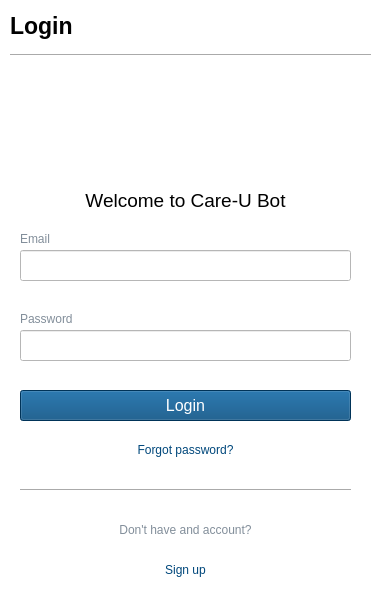
<?xml version="1.0" encoding="UTF-8"?>
<ui version="4.0">
 <class>Dialog</class>
 <widget class="QDialog" name="Dialog">
  <property name="geometry">
   <rect>
    <x>0</x>
    <y>0</y>
    <width>375</width>
    <height>604</height>
   </rect>
  </property>
  <property name="windowTitle">
   <string>Login</string>
  </property>
  <property name="styleSheet">
   <string notr="true">background-color: rgb(255, 255, 255);</string>
  </property>
  <widget class="QLabel" name="lb_title">
   <property name="geometry">
    <rect>
     <x>10</x>
     <y>0</y>
     <width>371</width>
     <height>51</height>
    </rect>
   </property>
   <property name="font">
    <font>
     <pointsize>17</pointsize>
     <weight>75</weight>
     <bold>true</bold>
    </font>
   </property>
   <property name="text">
    <string>Login</string>
   </property>
  </widget>
  <widget class="QPushButton" name="bt_close">
   <property name="geometry">
    <rect>
     <x>340</x>
     <y>10</y>
     <width>31</width>
     <height>31</height>
    </rect>
   </property>
   <property name="text">
    <string/>
   </property>
   <property name="flat">
    <bool>true</bool>
   </property>
  </widget>
  <widget class="QLabel" name="label_2">
   <property name="geometry">
    <rect>
     <x>0</x>
     <y>180</y>
     <width>371</width>
     <height>41</height>
    </rect>
   </property>
   <property name="font">
    <font>
     <pointsize>14</pointsize>
    </font>
   </property>
   <property name="text">
    <string>Welcome to Care-U Bot</string>
   </property>
   <property name="alignment">
    <set>Qt::AlignCenter</set>
   </property>
  </widget>
  <widget class="QLabel" name="label_3">
   <property name="geometry">
    <rect>
     <x>20</x>
     <y>230</y>
     <width>331</width>
     <height>17</height>
    </rect>
   </property>
   <property name="styleSheet">
    <string notr="true">color: #828E9A;</string>
   </property>
   <property name="text">
    <string>Email</string>
   </property>
  </widget>
  <widget class="QLineEdit" name="lineEdit">
   <property name="geometry">
    <rect>
     <x>20</x>
     <y>250</y>
     <width>331</width>
     <height>31</height>
    </rect>
   </property>
  </widget>
  <widget class="QLineEdit" name="lineEdit_2">
   <property name="geometry">
    <rect>
     <x>20</x>
     <y>330</y>
     <width>331</width>
     <height>31</height>
    </rect>
   </property>
   <property name="echoMode">
    <enum>QLineEdit::Password</enum>
   </property>
  </widget>
  <widget class="QLabel" name="label_4">
   <property name="geometry">
    <rect>
     <x>20</x>
     <y>310</y>
     <width>331</width>
     <height>17</height>
    </rect>
   </property>
   <property name="styleSheet">
    <string notr="true">color: #828E9A;</string>
   </property>
   <property name="text">
    <string>Password</string>
   </property>
  </widget>
  <widget class="QPushButton" name="bt_login">
   <property name="geometry">
    <rect>
     <x>20</x>
     <y>390</y>
     <width>331</width>
     <height>31</height>
    </rect>
   </property>
   <property name="font">
    <font>
     <pointsize>12</pointsize>
    </font>
   </property>
   <property name="styleSheet">
    <string notr="true">background: #00477B;
color: #FFF;</string>
   </property>
   <property name="text">
    <string>Login</string>
   </property>
  </widget>
  <widget class="QLabel" name="label_5">
   <property name="geometry">
    <rect>
     <x>20</x>
     <y>440</y>
     <width>331</width>
     <height>20</height>
    </rect>
   </property>
   <property name="cursor">
    <cursorShape>PointingHandCursor</cursorShape>
   </property>
   <property name="styleSheet">
    <string notr="true">color: #00477B;
</string>
   </property>
   <property name="text">
    <string>Forgot password?</string>
   </property>
   <property name="alignment">
    <set>Qt::AlignCenter</set>
   </property>
  </widget>
  <widget class="Line" name="line">
   <property name="geometry">
    <rect>
     <x>20</x>
     <y>480</y>
     <width>331</width>
     <height>20</height>
    </rect>
   </property>
   <property name="orientation">
    <enum>Qt::Horizontal</enum>
   </property>
  </widget>
  <widget class="QLabel" name="label_6">
   <property name="geometry">
    <rect>
     <x>20</x>
     <y>520</y>
     <width>331</width>
     <height>20</height>
    </rect>
   </property>
   <property name="styleSheet">
    <string notr="true">color: #828E9A;</string>
   </property>
   <property name="text">
    <string>Don't have and account?</string>
   </property>
   <property name="alignment">
    <set>Qt::AlignCenter</set>
   </property>
  </widget>
  <widget class="QLabel" name="label_7">
   <property name="geometry">
    <rect>
     <x>20</x>
     <y>560</y>
     <width>331</width>
     <height>20</height>
    </rect>
   </property>
   <property name="cursor">
    <cursorShape>PointingHandCursor</cursorShape>
   </property>
   <property name="styleSheet">
    <string notr="true">color: #00477B;
</string>
   </property>
   <property name="text">
    <string>Sign up</string>
   </property>
   <property name="alignment">
    <set>Qt::AlignCenter</set>
   </property>
  </widget>
  <widget class="QLabel" name="lb_bot_icon">
   <property name="geometry">
    <rect>
     <x>120</x>
     <y>60</y>
     <width>121</width>
     <height>121</height>
    </rect>
   </property>
   <property name="styleSheet">
    <string notr="true">border-radius: 10px;</string>
   </property>
   <property name="text">
    <string/>
   </property>
  </widget>
  <widget class="Line" name="line_2">
   <property name="geometry">
    <rect>
     <x>10</x>
     <y>40</y>
     <width>361</width>
     <height>31</height>
    </rect>
   </property>
   <property name="orientation">
    <enum>Qt::Horizontal</enum>
   </property>
  </widget>
 </widget>
 <resources/>
 <connections/>
</ui>
